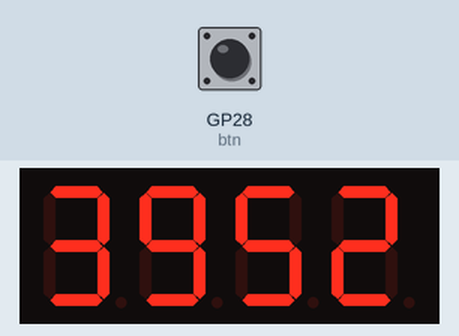
Simulated run of this sketch. Board: Raspberry Pi Pico. Parts: 4-digit seven-segment display. Wiring (inferred from the names in the program): 4-digit 7-segment display, segments lit when HIGH: segments GP15, GP14, GP13, GP12, GP11, GP10, GP9; digit selects GP19, GP18, GP17, GP16. Inputs (shaded band) come from the test bench; at power-on: GP28 (btn) HIGH. Random numbers use the default seed unless the sketch sets one; the segment pins are drawn as the display they are named for.

Above: at 1.2 s.
1.3 s: GP28 (btn) pulled LOW for 0.15 s
At 2.5 s:
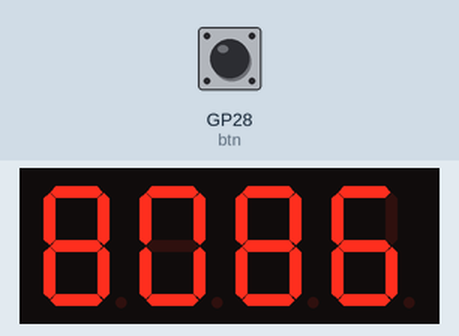
2.9 s: GP28 (btn) pulled LOW for 1 s
At 3.8 s:
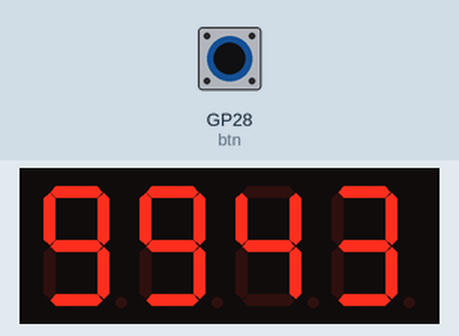
5.4 s: GP28 (btn) pulled LOW for 0.15 s
At 6.4 s:
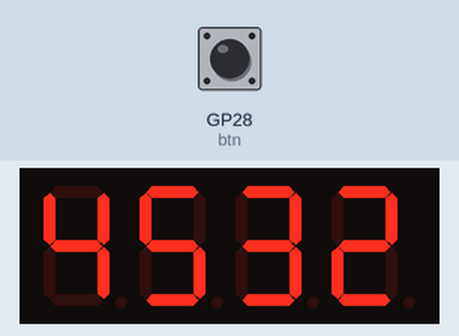
7.0 s: GP28 (btn) pulled LOW for 1 s
At 7.6 s:
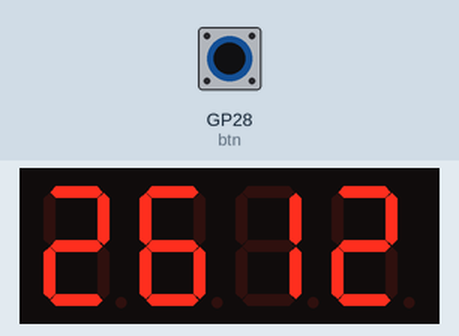
Timing chart, 0 to 10.0 s (numbered marks = the images above; inputs shaded):
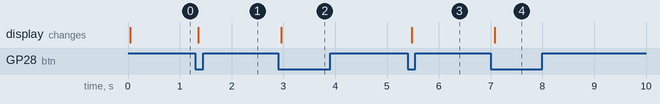

The sketch:

RPP_-_rnd_4_7seg.ino
```cpp
/* 7 szegmenses kijelző elrendezés
*    AA
*   F  B
*   F  B
*    GG
*   E  C
*   E  C
*    DD
*/

int btn = 28;
int ch1 = 19;  //1. számjegy (1)
int ch2 = 18;  //2. számjegy (10)
int ch3 = 17;  //3. számjegy (100)
int ch4 = 16;  //4. számjegy (1000)
int A = 15;
int B = 14;
int C = 13;
int D = 12;
int E = 11;
int F = 10;
int G = 9;
int astate;
int bstate;
int del = 4;
int seg7[] = {A, B, C, D, E, F, G};
int numbah = 2593;
int numbers[11][8] = {
  {1, 1, 1, 1, 1, 1, 0},
  {0, 1, 1, 0, 0, 0, 0},
  {1, 1, 0, 1, 1, 0, 1},
  {1, 1, 1, 1, 0, 0, 1},
  {0, 1, 1, 0, 0, 1, 1},
  {1, 0, 1, 1, 0, 1, 1},
  {1, 0, 1, 1, 1, 1, 1},
  {1, 1, 1, 0, 0, 0, 0},
  {1, 1, 1, 1, 1, 1, 1},
  {1, 1, 1, 1, 0, 1, 1}
};
void draw(int number) {
  if (number > 999) {
    for (int i = 0; i < 7; i++) {
      digitalWrite(seg7[i], numbers[int(number % 10000 / 1000)][i]);
    }
    digitalWrite(ch4, 0);
    digitalWrite(ch3, 1);
    digitalWrite(ch2, 1);
    digitalWrite(ch1, 1);

    delay(del);
  }
  if (number > 99) {
    for (int i = 0; i < 7; i++) {
      digitalWrite(seg7[i], numbers[int(number % 1000 / 100)][i]);
    }
    digitalWrite(ch4, 1);
    digitalWrite(ch3, 0);
    digitalWrite(ch2, 1);
    digitalWrite(ch1, 1);

  }
    delay(del);
    if (number > 9) {
      for (int i = 0; i < 7; i++) {
        digitalWrite(seg7[i], numbers[int(number % 100 / 10)][i]);
      }
      digitalWrite(ch4, 1);
      digitalWrite(ch3, 1);
      digitalWrite(ch2, 0);
      digitalWrite(ch1, 1);

      delay(del);
    }
    for (int i = 0; i < 7; i++) {
      digitalWrite(seg7[i], numbers[int(number % 10)][i]);
    }
    digitalWrite(ch4, 1);
    digitalWrite(ch3, 1);
    digitalWrite(ch2, 1);
    digitalWrite(ch1, 0);
    delay(del);
  }

  void setup() {
    pinMode(btn,INPUT);
    for (int i = 0; i < 7; i++) {
      pinMode(seg7[i], OUTPUT);
    }
    pinMode(ch4, OUTPUT);
    pinMode(ch3, OUTPUT);
    pinMode(ch1, OUTPUT);
    pinMode(ch2, OUTPUT);
    bstate = digitalRead(btn);
  }
  void loop() {
    astate = digitalRead(btn);
    if(astate != bstate){
      bstate = astate;
      if(astate == LOW){
      numbah = random(0,9999);
      }
    }
    draw(numbah);
  }
```

Measured:
- after the input at 1.3 s, the display: changes after 0.06 s (image 1)
- after the input at 2.9 s, the display: changes after 0.06 s (image 2)
- after the input at 5.4 s, the display: changes after 0.08 s (image 3)
- after the input at 7.0 s, the display: changes after 0.08 s (image 4)
